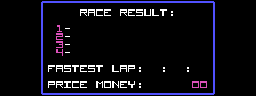

Below is a game level as drawn by its tile map, then a one-line description and the .tmx file that defines it, in full:
An orthogonal 32x12 tile map with 8x8 px tiles, 1 tile layer (Tile Layer 1).

<map version="1.0" tiledversion="1.1.4" orientation="orthogonal" renderorder="right-down" width="32" height="12" tilewidth="8" tileheight="8" infinite="0" nextobjectid="1">
 <tileset firstgid="1" name="scoreboard-tiles" tilewidth="8" tileheight="8" tilecount="256" columns="16">
  <image source="tiles-race-finished.png" width="128" height="128" />
 </tileset>
 <layer name="Tile Layer 1" width="32" height="12">
  <data encoding="csv">
1,1,1,1,1,8,11,11,11,11,11,11,11,11,11,11,11,11,11,11,11,11,11,11,11,11,9,1,1,1,1,1,
1,1,1,1,1,26,1,1,1,1,83,66,68,70,1,83,70,84,86,77,85,59,1,1,1,1,10,1,1,1,1,1,
1,1,1,1,1,26,1,1,1,1,1,1,1,1,1,1,1,1,1,1,1,1,1,1,1,1,10,1,1,1,1,1,
1,1,1,1,1,26,1,50,46,1,1,1,1,1,1,1,1,1,1,1,1,1,1,1,1,1,10,1,1,1,1,1,
1,1,1,1,1,26,1,51,46,1,1,1,1,1,1,1,1,1,1,1,1,1,1,1,1,1,10,1,1,1,1,1,
1,1,1,1,1,26,1,52,46,1,1,1,1,1,1,1,1,1,1,1,1,1,1,1,1,1,10,1,1,1,1,1,
1,1,1,1,1,26,1,53,46,1,1,1,1,1,1,1,1,1,1,1,1,1,1,1,1,1,10,1,1,1,1,1,
1,1,1,1,1,26,1,1,1,1,1,1,1,1,1,1,1,1,1,1,1,1,1,1,1,1,10,1,1,1,1,1,
1,1,1,1,1,26,71,66,84,85,70,84,85,1,77,66,81,59,1,1,59,1,1,59,1,1,10,1,1,1,1,1,
1,1,1,1,1,26,1,1,1,1,1,1,1,1,1,1,1,1,1,1,1,1,1,1,1,1,10,1,1,1,1,1,
1,1,1,1,1,26,81,83,74,68,70,1,78,80,79,70,90,59,1,1,1,1,1,1,49,49,10,1,1,1,1,1,
1,1,1,1,1,24,27,27,27,27,27,27,27,27,27,27,27,27,27,27,27,27,27,27,27,27,25,1,1,1,1,1
</data>
 </layer>
</map>
